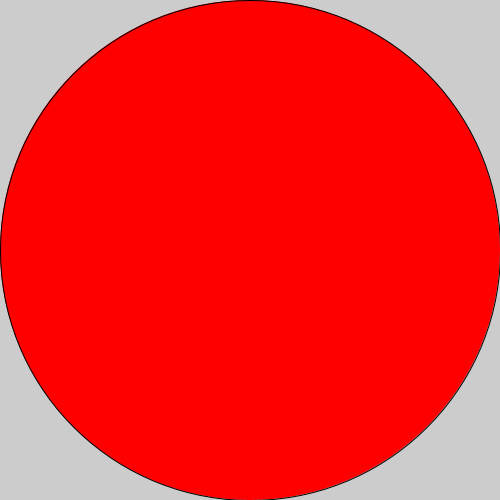
Frame 1 (no input)
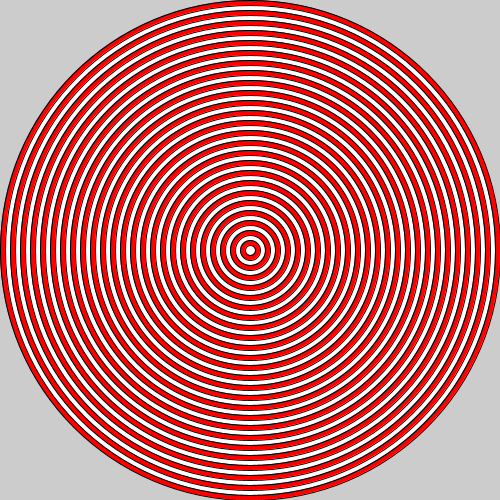
Frame 60 (the mouse pressed at the canvas centre just before this capture)
Frame 120 (the mouse held since frame 60 and released just before this capture): identical to frame 60, image omitted

The Processing sketch that drew these frames (run headless with seeded random() and noise(); from frame 60 on, the mouse is pressed at the canvas centre):

// Processing sketch: Bullseye
// ── Bullseye.pde
int i = 500;
void setup(){
  size(500,500);
  
  
  
  
  
  
}
void draw(){
  
  if((i / 10) % 2 == 0){
    fill(255,0,0);
  }else{
  fill(255,255,255);
  }
  if(i > 0){
    
    ellipse(250,250,i,i);
   
  }
  
  i -= 10;
  
 
}
